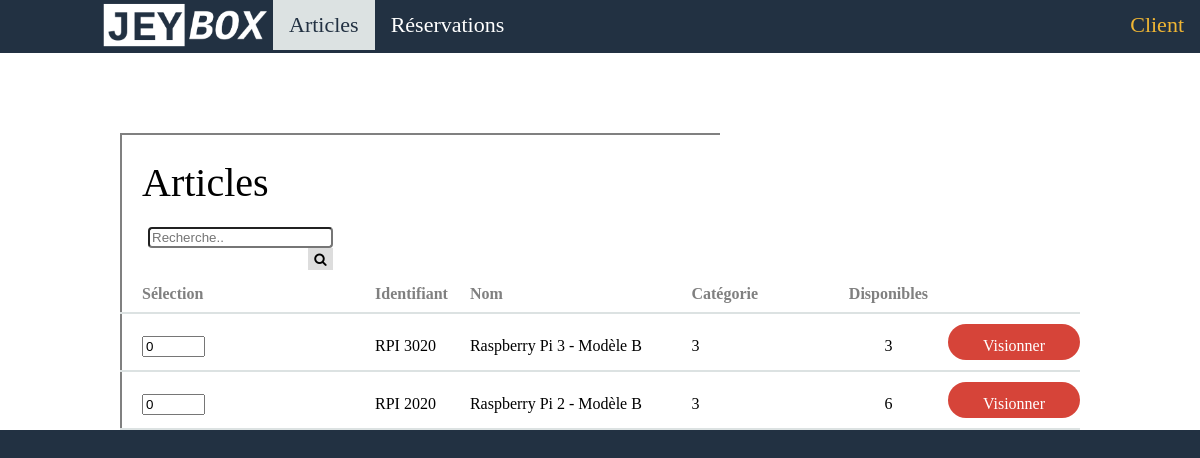
The page /1_presentation/controleurs/CTRL_article.php on the database its author committed.
### tables this page shows
create table article (
	id_article int primary key auto_increment,
	identifiant varchar(50) not null,
	nom varchar(50) not null,
	quantite int not null,
	fiche_url varchar(255),

	id_sous_categorie int not null,
	constraint `fk_sous-categorie_article`
		foreign key (id_sous_categorie) references sous_categorie_article (id_sous_categorie)
		on delete cascade
		on update restrict,

	id_etat int not null,
	constraint `fk_etat_article`
		foreign key (id_etat) references etat (id_etat)
		on delete cascade
		on update restrict
);

### 1_presentation/controleurs/CTRL_article.php (called while the page is built, shortened)
<?php
include_once "../../3_acces_bd/moteur_requetes_bd.php";
include_once "../../2_logique/gestionnaires/gestionnaire_article.php";
include_once "../../2_logique/objets/article.php";
$moteurRequetes = new moteurRequetesBD();
$listeArticles = gestionnaireArticle::fetchAllArticleFromBD($moteurRequetes);
include '../client/consulter_article.php';

### 3_acces_bd/moteur_requetes_bd.php (called while the page is built, shortened)
<?php
  class moteurRequetesBD
  {
      private $mySqlManager = null;
      private $sqlQueriesSelectAllIDs = [
        "article" => 'SELECT id_article FROM article',
        "categorie_article" => 'SELECT id_categorie FROM categorie_article',
        "contact_urgence" => 'SELECT id_contact_urgence FROM contact_urgence',
        "etat" => 'SELECT id_etat FROM etat',
        "permission" => 'SELECT id_permission FROM permission',
        "reference" => 'SELECT id_reference FROM reference',
        "reservation" => 'SELECT id_reservation FROM reservation',
        "sous_categorie_article" => 'SELECT id_sous_categorie FROM sous_categorie_article',
        "utilisateur" => 'SELECT nom_utilisateur FROM utilisateur',
      ];
      private $sqlQueriesSelectID = [
        "article" => 'SELECT * FROM article WHERE id_article = ?',
        "categorie_article" => 'SELECT * FROM categorie_article WHERE id_categorie = ?',
        "contact_urgence" => 'SELECT * FROM contact_urgence WHERE id_contact_urgence = ?',
        "etat" => 'SELECT * FROM etat WHERE id_etat = ?',
        "permission" => 'SELECT * FROM permission WHERE id_permission = ?',
        "reference" => 'SELECT * FROM reference WHERE id_reference = ?',
        "reservation" => 'SELECT * FROM reservation WHERE id_reservation = ?',
        "sous_categorie_article" => 'SELECT * FROM sous_categorie_article WHERE id_sous_categorie = ?',
        "utilisateur" => 'SELECT * FROM utilisateur WHERE nom_utilisateur = ?',
      ];
      public function __construct()
      {
          $this->mySqlManager = new sqlManager();
      }
      public function selectAllIDs($objectName)
      {
          $this->mySqlManager->init_connection();
          $conn = $this->mySqlManager->get_connection();
          $lowerObjectName = strtolower($objectName);
          $result = $conn->query($this->sqlQueriesSelectAllIDs[$lowerObjectName]);
          $resultArray = $result->fetch_all(MYSQLI_ASSOC);
          return $resultArray;
      }
      public function selectFromID($objectName, $id)
      {
          $this->mySqlManager->init_connection();
          $conn = $this->mySqlManager->get_connection();
          $lowerObjectName = strtolower($objectName);
          if ($stmt = $conn->prepare($this->sqlQueriesSelectID[$lowerObjectName])) {
              $stmt->bind_param("s", $id);
          } else {
              die("Erreur: la préparation de la requête SQL a échoué: (" . $stmt->errno . ") " . $stmt->error);
          }
          if (!$stmt->execute()) {
              die("\r\nErreur: execute() de la requête SQL a échoué: (" . $stmt->errno . ") " . $stmt->error);
          }
          $result = $stmt->get_result();
          $row = $result->fetch_assoc();
          return $row;
      }
  }

### 2_logique/gestionnaires/gestionnaire_article.php (called while the page is built, shortened)
<?php
class gestionnaireArticle
{
    public static function fetchArticleFromBD($moteurRequetes, $idArticle)
    {
        $infoArticle = $moteurRequetes->selectFromID("article", $idArticle);
        $keyArticle = array_keys($infoArticle);
        $unArticle = new article(
            $infoArticle[$keyArticle[0]],
            $infoArticle[$keyArticle[1]],
            $infoArticle[$keyArticle[2]],
            $infoArticle[$keyArticle[3]],
            $infoArticle[$keyArticle[4]],
            $infoArticle[$keyArticle[5]],
            $infoArticle[$keyArticle[6]]
        );
        return $unArticle;
    }
    public static function fetchAllArticleFromBD($moteurRequetes) {
        $arrayArticle = [];
        $infoArticle = $moteurRequetes->selectAllIDs("article");
        for ($i=0; $i < count($infoArticle); $i++) {
            $keyArticle = array_keys($infoArticle[$i]);
            $arrayArticle[] = gestionnaireArticle::fetchArticleFromBD($moteurRequetes, $infoArticle[$i][$keyArticle[0]]);
        }
        return $arrayArticle;
    }
}

### 2_logique/objets/article.php (called while the page is built, shortened)
<?php
   class article
   {
       private $int_identifiant;
       private $string_nom;
       private $int_quantite;
       private $int_id_sous_categorie;
       public function set_identifiant($new_identifiant)
       {
           $this->int_identifiant = $new_identifiant;
       }
       public function set_nom($new_nom)
       {
           $this->string_nom = $new_nom;
       }
       public function set_quantite($new_quantite)
       {
           $this->int_quantite = $new_quantite;
       }
       public function set_id_sous_categorie($new_id_sous_categorie)
       {
           $this->int_id_sous_categorie = $new_id_sous_categorie;
       }
       public function get_identifiant()
       {
           return $this->int_identifiant;
       }
       public function get_nom()
       {
           return $this->string_nom;
       }
       public function get_quantite()
       {
           return $this->int_quantite;
       }
       public function get_id_sous_categorie()
       {
           return $this->int_id_sous_categorie;
       }
   }

### 1_presentation/client/consulter_article.php (the view, shortened to what this page needs)
<!DOCTYPE html>
<html lang="en" dir="ltr">
  <head>
    <link rel="stylesheet" href="../../css/style.css" />
    <link rel="stylesheet" href="https://cdnjs.cloudflare.com/ajax/libs/font-awesome/4.7.0/css/font-awesome.min.css">
  </head>
  <body>
    <nav>
      <ul>
        <li><a href="../../index.html"><img src="../../images/JEYBOX_Logo_1037x300.png" alt="Logo JEYBOX" width="173" height="50"></a></li>
        <?php
        if (file_exists('../controleurs/CTRL_article.php')) {
            echo '<li><a class="active_button" href="../controleurs/CTRL_article.php">Articles</a></li>';
        } else {
            echo '<li><div class="inactive_button">Article</div></li>';
        } ?>
        <?php
        if (file_exists('../controleurs/CTRL_reservation.php')) {
            echo '<li><a class="button" href="../controleurs/CTRL_reservation.php">Réservations</a></li>';
        } else {
            echo '<li><div class="inactive_button">Réservations</div></li>';
        } ?>
        <li style="float:right"><div class="navigator">Client</div></li>
      </ul>
    </nav>
    <table class="itemSelection">
      <tr>
        <th><div class="halfBorderTop"></div></th>
      </tr>
      <tr>
        <th><h1>Articles</h1></th>
      </tr>
      <tr>
        <th>
          <div class="search-container">
            <form action="/action_page.php" class="searchformh">
              <input type="text" placeholder="Recherche.." name="search" class="searchtxt">
              <button type="submit" class="searchbtn"><i class="fa fa-search"></i></button>
            </form>
          </div>
        </th>
      </tr>
      <tr class="entete">
        <th style="width: 20%">Sélection</th>
        <th style="width: 10%">Identifiant</th>
        <th style="width: 30%">Nom</th>
        <th style="width: 20%">Catégorie</th>
        <th style="width: 10%" class="dispo">Disponibles</th>
        <th style="width: 10%"></th>
      </tr>
      <?php
      for ($i=0; $i < count($listeArticles); $i++) {
          echo '<tr class="item">';
          echo '  <th>';
          echo '    <form action="/action_page.php">';
          echo '      <input class="amountSelection" type="number" id="quantity" name="quantity" min="0" max="' . '" value="0">';
          echo '    </form>';
          echo '  </th>';
          echo '  <th>' . $listeArticles[$i]->get_identifiant() . '</th>';
          echo '  <th>' . $listeArticles[$i]->get_nom() . '</th>';
          echo '  <th>' . $listeArticles[$i]->get_id_sous_categorie() . '</th>';
          echo '  <th class="dispo">' . $listeArticles[$i]->get_quantite() . '</th>';
          echo '  <th><a class="button" href="article.php">Visionner</a></th>';
          echo '</tr>';
      }
       ?>
    </table>
    <br><br>
  </body>
</html>

### css/style.css (style rules this page uses)
:root { --blue-color: #223142; --yellow-color: #f0b634; --red-color: #d64439; --green-color: #3aa68a; --grey-color: #dce2e2; --beige-color: #FFFFE0; }
html, body, div, span, applet, object, iframe, h1, h2, h3, h4, h5, h6, p, blockquote, pre, a, abbr, acronym, address, big, cite, code, del, dfn, em, img, ins, kbd, q, s, samp, small, strike, strong, sub, sup, tt, var, b, u, i, center, dl, dt, dd, ol, ul, li, fieldset, form, label, legend, table, caption, tbody, tfoot, thead, tr, th, td, article, aside, canvas, details, embed, figure, figcaption, footer, header, hgroup, menu, nav, output, ruby, section, summary, time, mark, audio, video { margin: 0; padding: 0; border: 0; font-size: 100%; font: inherit; vertical-align: baseline; }
article, aside, details, figcaption, figure, footer, header, hgroup, menu, nav, section { display: block; }
body { line-height: 1; }
ol, ul { list-style: none; }
table { border-collapse: collapse; border-spacing: 0; }
body { background-color: var(--blue-color); margin: 0; }
nav { background-color: var(--blue-color); }
div { text-align: center; display: block; }
h1 { font-size: 40px; }
nav ul { list-style-type: none; margin: 0; padding: 0; overflow: hidden; }
nav ul li { float: left; }
nav ul li .button { display: block; color: white; text-align: center; padding: 14px 16px; text-decoration: none; font-size: 22px; }
nav ul li .active_button { display: block; text-align: center; text-decoration: none; font-size: 22px; background-color: var(--grey-color); color: var(--blue-color); padding: 14px 16px; }
nav ul li a { padding-left: 100px; }
nav ul li .navigator { display: block; color: var(--yellow-color);; text-align: center; padding: 14px 16px; font-size: 22px; }
.itemSelection { display:inline-block; background-color: white; width: 100%; padding-top: 80px; padding-left: 10%; padding-right: 10%; }
.itemSelection tr { border-left: 2px solid grey; text-align: left; }
.itemSelection tr th h1 { padding-top: 20px; }
.itemSelection tr th { padding-bottom: 10px; padding-left: 20px; }
.itemSelection tr .dispo { text-align: center; }
.itemSelection .item { border-bottom: 2px solid var(--grey-color); }
.itemSelection .entete { border-bottom: 2px solid var(--grey-color); color: grey; font-weight: bold; }
.itemSelection .item th { padding-top: 10px; }
.itemSelection .amountSelection { width: 55px; }
.itemSelection .button { display: block; width: 100px; height: 13px; text-align: center; text-decoration: none; font-size: 16px; color: white; background-color: var(--red-color); width:100px; height: 8px; padding: 14px 16px; border-radius: 30px; }
.halfBorderTop { border-top: 2px solid grey; position: absolute; right: 40%; left: 10%; }
.search-container { float: left; padding: 6px; border: none; margin-top: 8px; margin-right: 16px; font-size: 17px; }
.searchtxt { border-radius: 4px 4px 4px 4px; }
.searchbtn { height: 22px; width: 25px; float: right; background: #ddd; border: none; cursor: pointer; }

### rows shown on the page
article: identifiant "RPI 3020", nom "Raspberry Pi 3 - Modèle B", id_sous_categorie "3", quantite "3"
article: identifiant "RPI 2020", nom "Raspberry Pi 2 - Modèle B", id_sous_categorie "3", quantite "6"
